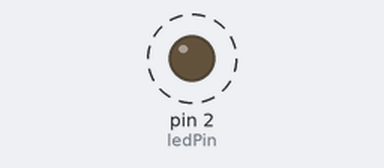
A sketch run on a simulated Arduino Uno, built with avr-gcc and run on an emulated ATmega328P. On the bench: output pins drawn as LEDs (lit = HIGH). Dashed ring = blinking.

Above: at 0.5 s.
Timing chart, 0 to 4.6 s (numbered marks = the images above):
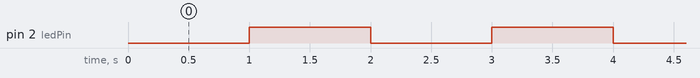

The sketch:

millis_1hz_blink.ino
```cpp
const int ledPin = 2;
unsigned long lastTick = 0;
const unsigned long interval = 1000;
bool ledState = false;

void setup() {
  pinMode(ledPin, OUTPUT);
  Serial.begin(115200);
}

void loop() {
  unsigned long current = millis();
  if(current - lastTick >= interval){
    lastTick = current;
    ledState = !ledState;
    digitalWrite(ledPin, ledState);
  }
}
```

Measured:
- by itself, pin 2 (ledPin): alternates HIGH for 1.0 s and LOW for 1.0 s
